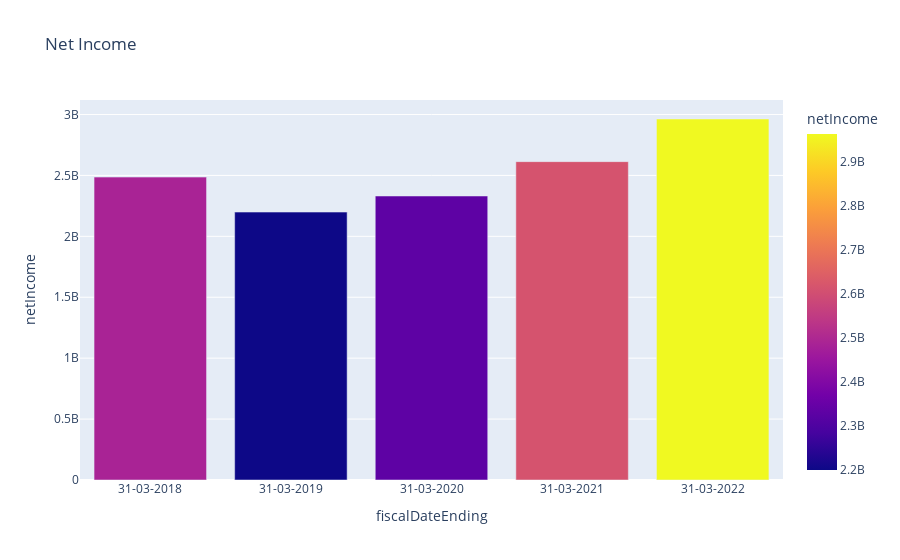

This figure's notebook cell:
### Code cell
import plotly.express as px
fig = px.bar(income_statement, x='fiscalDateEnding', y='netIncome', title='Net Income', color='netIncome', hover_data=['ebitda'])
fig.show()

### Figure 1 — Plotly figure (JSON) as saved in the notebook; plotly's stock layout.template omitted (floating-point values rounded to 4 significant figures)
{"data": [{"alignmentgroup": "True", "customdata": [[3432000000], [3289000000], [3519000000], [4053000000], [4524000000]], "hovertemplate": "fiscalDateEnding=%{x}<br>netIncome=%{marker.color}<br>ebitda=%{customdata[0]}<extra></extra>", "legendgroup": "", "marker": {"color": [2486000000, 2199000000, 2331000000, 2613000000, 2963000000], "coloraxis": "coloraxis", "pattern": {"shape": ""}}, "name": "", "offsetgroup": "", "orientation": "v", "showlegend": false, "textposition": "auto", "type": "bar", "x": ["31-03-2018", "31-03-2019", "31-03-2020", "31-03-2021", "31-03-2022"], "xaxis": "x", "y": [2486000000, 2199000000, 2331000000, 2613000000, 2963000000], "yaxis": "y"}], "layout": {"barmode": "relative", "coloraxis": {"colorbar": {"title": {"text": "netIncome"}}, "colorscale": [[0, "#0d0887"], [0.1111, "#46039f"], [0.2222, "#7201a8"], [0.3333, "#9c179e"], [0.4444, "#bd3786"], [0.5556, "#d8576b"], [0.6667, "#ed7953"], [0.7778, "#fb9f3a"], [0.8889, "#fdca26"], [1, "#f0f921"]]}, "legend": {"tracegroupgap": 0}, "title": {"text": "Net Income"}, "xaxis": {"anchor": "y", "domain": [0, 1], "title": {"text": "fiscalDateEnding"}}, "yaxis": {"anchor": "x", "domain": [0, 1], "title": {"text": "netIncome"}}}}
